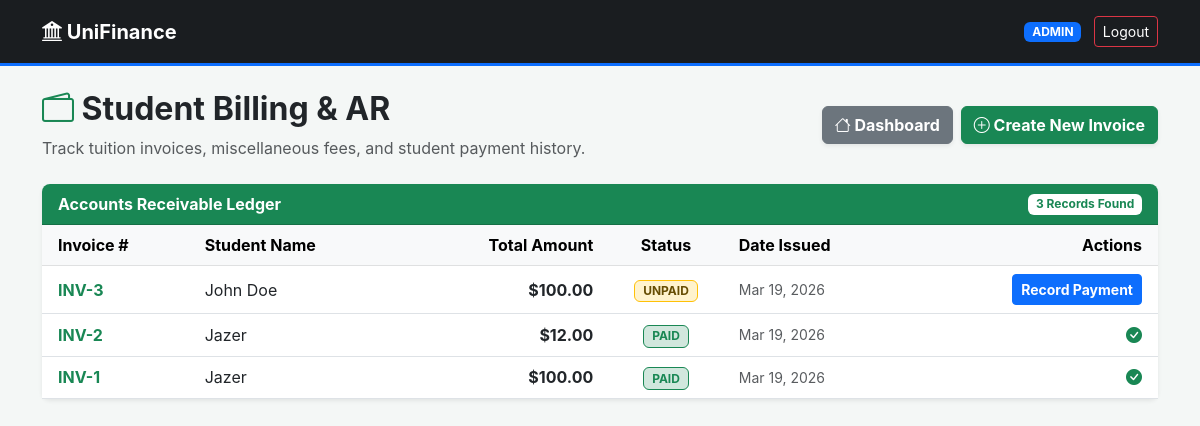
/finance/billing_view.php (signed in), run on the app's committed database.
### tables this page shows
CREATE TABLE `invoices` (
  `invoice_id` int(11) NOT NULL,
  `student_name` varchar(100) DEFAULT NULL,
  `total_amount` decimal(15,2) DEFAULT NULL,
  `date_issued` timestamp NOT NULL DEFAULT current_timestamp(),
  `status` enum('unpaid','partial','paid') DEFAULT 'unpaid'
);

### finance/billing_view.php (the view, shortened to what this page needs)
<?php
include 'header.php';
include 'db_connect.php';
$role = $_SESSION['role'];
$user_id = $_SESSION['user_id'];
if ($role === 'student') {
    $query = "SELECT * FROM invoices WHERE student_name = (SELECT full_name FROM users WHERE user_id = $user_id)";
} else {
    $query = "SELECT * FROM invoices ORDER BY invoice_id DESC";
}
$result = $conn->query($query);
?>
<div class="container">
    <div class="row align-items-center mb-4">
        <div class="col-md-7">
            <h2 class="fw-bold text-dark"><i class="bi bi-wallet2 text-success"></i> Student Billing & AR</h2>
            <p class="text-muted mb-0">Track tuition invoices, miscellaneous fees, and student payment history.</p>
        </div>
        <div class="col-md-5 text-md-end mt-3 mt-md-0 d-flex justify-content-md-end gap-2">
            <a href="dashboard.php" class="btn btn-secondary fw-bold shadow-sm">
                <i class="bi bi-house"></i> Dashboard
            </a>
            <?php if($role != 'student'): ?>
            <button class="btn btn-success fw-bold shadow-sm" data-bs-toggle="modal" data-bs-target="#newInvoiceModal">
                <i class="bi bi-plus-circle"></i> Create New Invoice
            </button>
            <?php endif; ?>
        </div>
    </div>
    <div class="card shadow-sm border-0">
        <div class="card-header bg-success text-white d-flex justify-content-between align-items-center">
            <span class="mb-0">Accounts Receivable Ledger</span>
            <span class="badge bg-white text-success"><?= $result->num_rows ?> Records Found</span>
        </div>
        <div class="card-body p-0">
            <div class="table-responsive">
                <table class="table table-hover align-middle mb-0">
                    <thead class="table-light">
                        <tr>
                            <th class="ps-3">Invoice #</th>
                            <th>Student Name</th>
                            <th class="text-end">Total Amount</th>
                            <th class="text-center">Status</th>
                            <th>Date Issued</th>
                            <th class="text-end pe-3">Actions</th>
                        </tr>
                    </thead>
                    <tbody>
                        <?php if($result->num_rows > 0): while($row = $result->fetch_assoc()): ?>
                        <tr>
                            <td class="ps-3 fw-bold text-success">INV-<?= $row['invoice_id'] ?></td>
                            <td><?= htmlspecialchars($row['student_name']) ?></td>
                            <td class="text-end fw-bold">$<?= number_format($row['total_amount'], 2) ?></td>
                            <td class="text-center">
                                <?php if($row['status'] == 'paid'): ?>
                                    <span class="badge bg-success-subtle text-success border border-success">PAID</span>
                                <?php elseif($row['status'] == 'partial'): ?>
                                    <span class="badge bg-info-subtle text-info border border-info">PARTIAL</span>
                                <?php else: ?>
                                    <span class="badge bg-warning-subtle text-warning-emphasis border border-warning">UNPAID</span>
                                <?php endif; ?>
                            </td>
                            <td class="text-muted small"><?= date('M d, Y', strtotime($row['date_issued'])) ?></td>
                            <td class="text-end pe-3">
                                <?php if($row['status'] != 'paid' && $role != 'student'): ?>
                                    <button class="btn btn-sm btn-primary fw-bold pay-trigger"
                                            data-id="<?= $row['invoice_id'] ?>"
                                            data-amt="<?= $row['total_amount'] ?>">
                                        Record Payment
                                    </button>
                                <?php elseif($row['status'] == 'paid'): ?>
                                    <i class="bi bi-check-circle-fill text-success"></i>
                                <?php else: ?>
                                    <span class="text-muted small">Awaiting Payment</span>
                                <?php endif; ?>
                            </td>
                        </tr>
                        <?php endwhile; else: ?>
                        <tr><td colspan="6" class="text-center py-4 text-muted">No invoices found.</td></tr>
                        <?php endif; ?>
                    </tbody>
                </table>
            </div>
        </div>
    </div>
</div>
</body>
</html>

### finance/header.php (style rules this page uses)
body { background-color: #f4f7f6; font-family: 'Inter', sans-serif; }
.card { border: none; box-shadow: 0 0.125rem 0.25rem rgba(0,0,0,0.075); border-radius: 8px; }
.card-header { font-weight: bold; border-radius: 8px 8px 0 0 !important; }

### data on the page
invoices: invoice_id "3", student_name "John Doe", total_amount "100.00", status "UNPAID", date_issued "Mar 19, 2026"
invoices: invoice_id "2", student_name "Jazer", total_amount "12.00", status "PAID", date_issued "Mar 19, 2026"
invoices: invoice_id "1", student_name "Jazer", total_amount "100.00", status "PAID", date_issued "Mar 19, 2026"

### other printed values
$_SESSION['role'] "ADMIN"
$result->num_rows "3"
